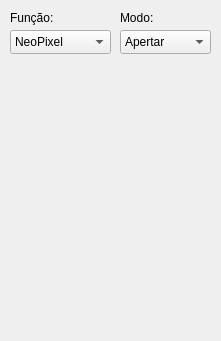
<?xml version="1.0" encoding="UTF-8"?>
<ui version="4.0">
 <class>Form</class>
 <widget class="QWidget" name="Form">
  <property name="geometry">
   <rect>
    <x>0</x>
    <y>0</y>
    <width>221</width>
    <height>341</height>
   </rect>
  </property>
  <property name="windowTitle">
   <string>Form</string>
  </property>
  <widget class="QStackedWidget" name="options">
   <property name="geometry">
    <rect>
     <x>0</x>
     <y>60</y>
     <width>221</width>
     <height>281</height>
    </rect>
   </property>
   <property name="currentIndex">
    <number>0</number>
   </property>
   <widget class="NeoPixelPresets" name="page_neopixel_presets"/>
   <widget class="RGBLED" name="page_rgbled"/>
   <widget class="Buzzer" name="page_buzzerA"/>
   <widget class="Buzzer" name="page_buzzerB"/>
  </widget>
  <widget class="QLabel" name="funcLabel">
   <property name="geometry">
    <rect>
     <x>10</x>
     <y>10</y>
     <width>58</width>
     <height>16</height>
    </rect>
   </property>
   <property name="text">
    <string>Função:</string>
   </property>
  </widget>
  <widget class="QComboBox" name="funcSelect">
   <property name="geometry">
    <rect>
     <x>10</x>
     <y>30</y>
     <width>101</width>
     <height>24</height>
    </rect>
   </property>
   <item>
    <property name="text">
     <string>NeoPixel</string>
    </property>
   </item>
   <item>
    <property name="text">
     <string>LED RGB</string>
    </property>
   </item>
   <item>
    <property name="text">
     <string>Buzzer A</string>
    </property>
   </item>
   <item>
    <property name="text">
     <string>Buzzer B</string>
    </property>
   </item>
  </widget>
  <widget class="QLabel" name="modeLabel">
   <property name="geometry">
    <rect>
     <x>120</x>
     <y>10</y>
     <width>58</width>
     <height>16</height>
    </rect>
   </property>
   <property name="text">
    <string>Modo:</string>
   </property>
  </widget>
  <widget class="QComboBox" name="comboBox">
   <property name="geometry">
    <rect>
     <x>120</x>
     <y>30</y>
     <width>91</width>
     <height>24</height>
    </rect>
   </property>
   <item>
    <property name="text">
     <string>Apertar</string>
    </property>
   </item>
   <item>
    <property name="text">
     <string>Segurar</string>
    </property>
   </item>
  </widget>
 </widget>
 <customwidgets>
  <customwidget>
   <class>NeoPixelPresets</class>
   <extends>QWidget</extends>
   <header>src/interface/Button-control/ui/ui</header>
   <container>1</container>
  </customwidget>
  <customwidget>
   <class>RGBLED</class>
   <extends>QWidget</extends>
   <header>src/interface/Button-control/ui/ui</header>
   <container>1</container>
  </customwidget>
  <customwidget>
   <class>Buzzer</class>
   <extends>QWidget</extends>
   <header>src/interface/Button-control/ui/ui</header>
   <container>1</container>
  </customwidget>
 </customwidgets>
 <resources/>
 <connections>
  <connection>
   <sender>funcSelect</sender>
   <signal>currentIndexChanged(int)</signal>
   <receiver>options</receiver>
   <slot>setCurrentIndex(int)</slot>
   <hints>
    <hint type="sourcelabel">
     <x>66</x>
     <y>49</y>
    </hint>
    <hint type="destinationlabel">
     <x>121</x>
     <y>77</y>
    </hint>
   </hints>
  </connection>
 </connections>
</ui>
